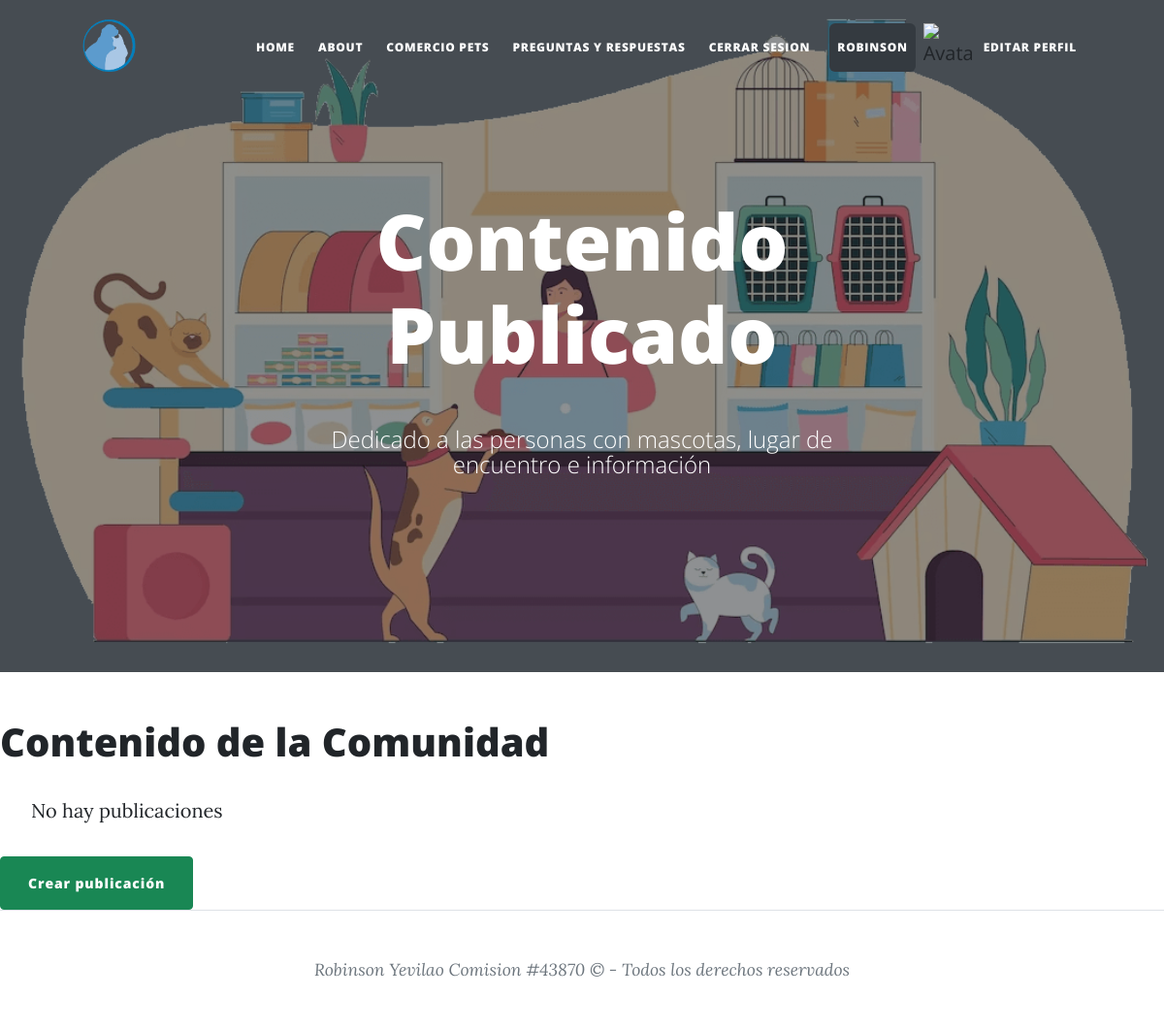
The page /AppComunidad/contenido/ (signed in) on the database as committed earlier.
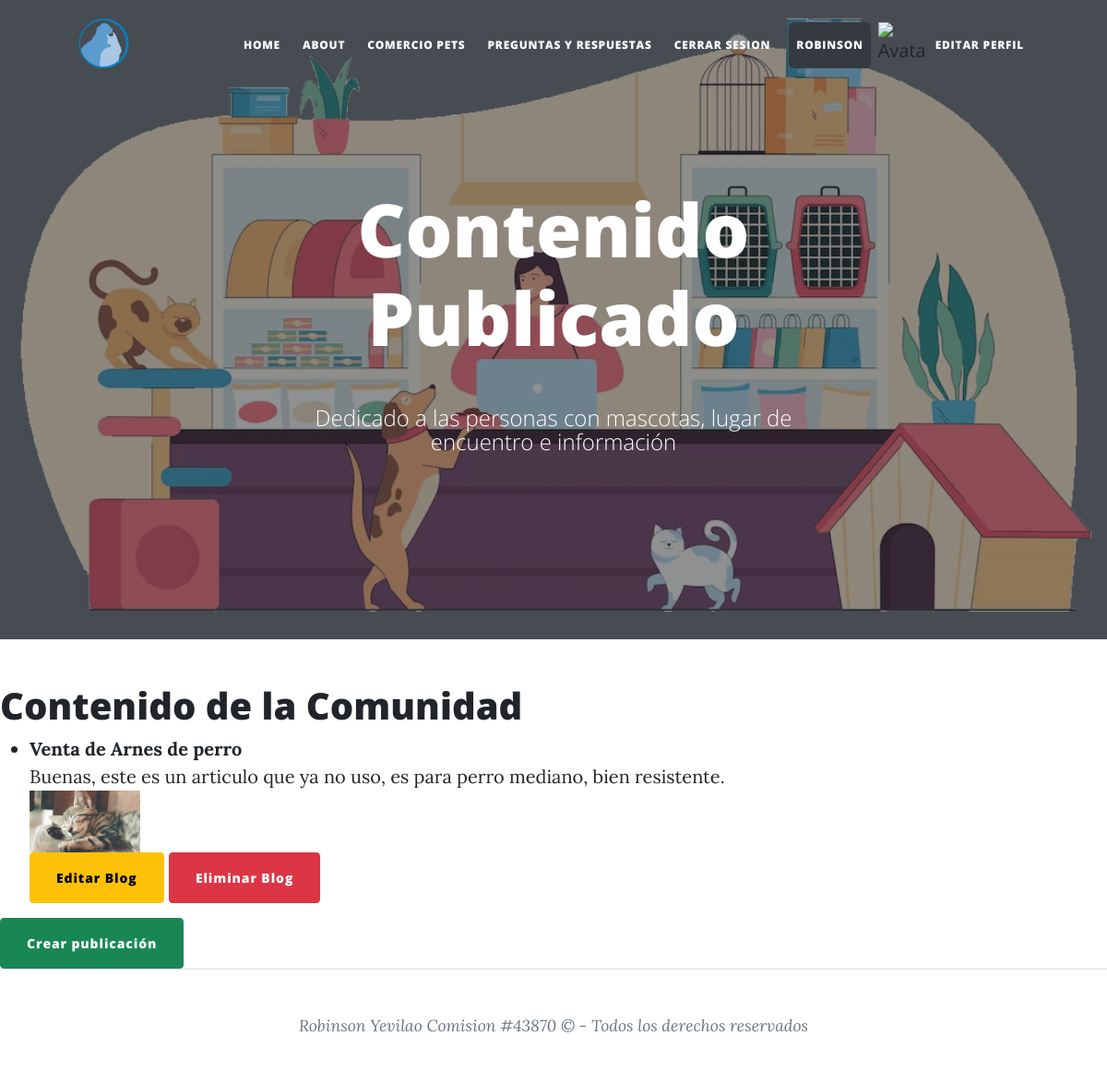
The same page on the database as committed later.
### AppComunidad/models.py (models this page shows, shortened)
class Comunidad(models.Model):
    titulo= models.CharField(max_length=50)
    contenido=models.TextField()
    imagen=models.ImageField()
    fecha_creacion=models.DateField(auto_now=True)
    precio = models.CharField(max_length=10)
    autor=models.ForeignKey(User, on_delete=models.CASCADE)

### AppComunidad/views.py (the view)
# urls.py: path('contenido/', contenido, name="contenido"),
@login_required
def contenido(request):
    publicaciones = Comunidad.objects.all()
    return render(request, "AppComunidad/contenido.html", {'publicaciones': publicaciones})

### AppComunidad/Templates/AppComunidad/contenido.html
{% extends "AppComunidad/padrecomunidad.html" %}
{% load static %}
{% block titulo %} Contenido Publicado {% endblock %}
{% block contenido_comunidad %}
<h1>Contenido de la Comunidad</h1>
<ul>
    {% for publicacion in publicaciones %}
    <li>
        <strong>{{ publicacion.titulo }}</strong><br>
        {{ publicacion.contenido }}<br>
        <img src="{{ publicacion.imagen.url }}" alt="{{ publicacion.titulo }}" width="120px"><br>
        <a href="{% url 'editar_seccion' publicacion.id %}" class="btn btn-warning">Editar Blog</a>
        <a href="{% url 'eliminar_seccion' publicacion.id %}" class="btn btn-danger">Eliminar Blog</a>
    </li>
    {% empty %}
    <p>No hay publicaciones</p>
    {% endfor %}
</ul>
<a href="{% url 'crearblog' %}" class="btn btn-success">Crear publicación</a>
{% endblock %}

### AppComunidad/Templates/AppComunidad/padrecomunidad.html (shortened to what this page needs)
<!DOCTYPE html>
<html lang="en">
    <head>
        {% load static %}
        <link rel="stylesheet" href="https://maxcdn.bootstrapcdn.com/bootstrap/4.5.2/css/bootstrap.min.css">
        <link rel="stylesheet" href="https://cdnjs.cloudflare.com/ajax/libs/twitter-bootstrap/4.1.3/css/bootstrap.min.css">
        <link rel="stylesheet" href="https://cdnjs.cloudflare.com/ajax/libs/ionicons/2.0.1/css/ionicons.min.css">
        <link href="{% static 'AppComunidad/css/styles.css' %}" rel="stylesheet" />
    </head>
    <body>
        <nav class="navbar navbar-expand-lg navbar-light" id="mainNav">
            <div class="container px-4 px-lg-5">
                <a class="navbar-brand" href="http://127.0.0.1:8000/admin">
                    <img src="{% static 'AppComunidad/assets/img/logohome.png' %}" alt="Ir al Panel de Administración" width="70rem" height="auto">
                </a>
                <div class="collapse navbar-collapse" id="navbarResponsive">
                    <ul class="navbar-nav ms-auto py-4 py-lg-0">
                        {% if user.is_authenticated %}
                        <li class="nav-item"><a class="nav-link px-lg-2 py-2 py-lg-3 mx-1 btn-outline-info rounded" href="{% url 'inicioComunidad' %}"> Home </a></li>
                        <li class="nav-item"><a class="nav-link px-lg-2 py-2 py-lg-3 mx-1 btn-outline-info rounded" href="{% url 'aboutme' %}"> About </a></li>
                        <li class="nav-item"><a class="nav-link px-lg-2 py-2 py-lg-3 mx-1 btn-outline-info rounded" href="{% url 'contenido' %}"> Comercio Pets </a></li>
                        <li class="nav-item"><a class="nav-link px-lg-2 py-2 py-lg-3 mx-1 btn-outline-info rounded" href="{% url 'inicioComunidad' %}"> Preguntas y Respuestas </a></li>
                        <li class="nav-item"><a class="nav-link px-lg-2 py-2 py-lg-3 mx-1 btn-outline-danger rounded"" href="{% url 'logout' %}"> Cerrar Sesion </a></li>
                        <li class="nav-item"><a class="nav-link px-lg-2 py-2 py-lg-3 mx-2 btn-dark rounded" > {{ user.username }} </a></li>
                        <img src="{{ avatar }}" alt="Avatar" style="width:50px;height:50px;">
                        <li class="nav-item"><a class="nav-link px-lg-2 py-2 py-lg-3 mx-1 btn-outline-warning rounded" href="{% url 'editarusuario' %}"> Editar Perfil </a></li>
                        {% else %}
                        <li class="nav-item"><a class="nav-link px-lg-2 py-2 py-lg-3 mx-1 btn-outline-dark rounded" href="{% url 'loginusuario' %}"> Login </a></li>
                        {% endif %}
                    </ul>
                </div>
            </div>
        </nav>
        <header class="masthead" style="background-image: url( '{% static 'AppComunidad/assets/img/bannerprincipal.png' %}' ) ">
            <div class="container position-relative px-4 px-lg-5">
                <div class="row gx-4 gx-lg-5 justify-content-center">
                    <div class="col-md-10 col-lg-8 col-xl-7">
                        <div class="site-heading">
                            <h1 class="mb-5"> {% block titulo %}   {% endblock %} </h1>
                            <span class="subheading">Dedicado a las personas con mascotas, lugar de encuentro e información</span>
                        </div>
                    </div>
                </div>
            </div>
        </header>
        {% block contenido_comunidad %}
        {% endblock %}
        <footer class="border-top">
            <div class="container px-4 px-lg-5">
                <div class="row gx-4 gx-lg-5 justify-content-center">
                    <div class="col-md-10 col-lg-8 col-xl-7">
                        <div class="small text-center text-muted fst-italic">Robinson Yevilao Comision #43870 &copy; -  Todos los derechos reservados</div>
                    </div>
                </div>
            </div>
        </footer>
    </body>
</html>

### AppComunidad/Templates/AppComunidad/padrecomunidad.html (style rules this page uses)
.rounded { border-radius: 2rem; }

Rows that differ between the two databases and show on the page:
added Comunidad: titulo "Venta de Arnes de perro", contenido "Buenas, este es un articulo que ya no uso, es para perro mediano, bien resistente.", imagen (picture)
Other text that changed with them:
text no longer shown: "No hay publicaciones"
